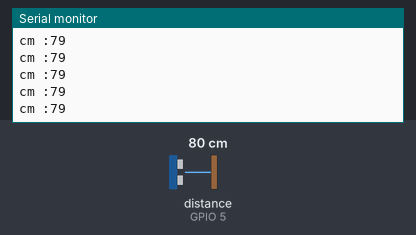
This sketch was run on a simulated ESP8266 (NodeMCU). Parts: the last lines printed to the serial monitor. Wiring (inferred from the names in the program): ultrasonic range finder: trigger GPIO 16; echo GPIO 5. The inputs (shaded band) are chosen by the test bench; at power-on: distance to the obstacle (sensor on GPIO 5) 80 cm. The echo pulse lasts 58.3 µs per cm.

Above: at 1.2 s.
1.3 s: distance to the obstacle (sensor on GPIO 5) set to 2 cm
At 1.37 s:
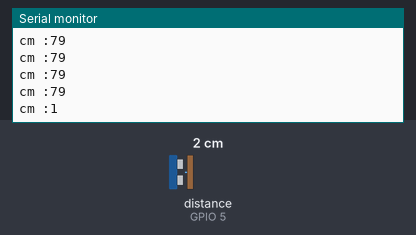
2.8 s: distance to the obstacle (sensor on GPIO 5) set to 4 cm
At 2.88 s:
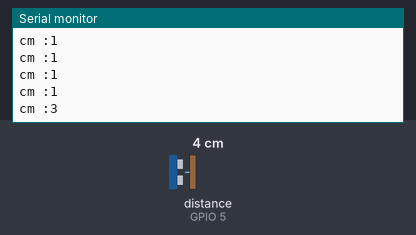
Timing chart, 0 to 5.8 s (numbered marks = the images above; inputs shaded):
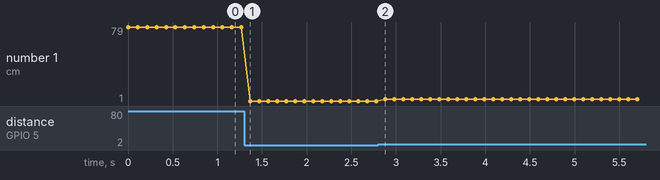

The sketch:

Ultrasonic.ino
```cpp
#include <ESP8266WiFi.h>
#define TRIG 16 //D0
#define ECHO 5 //D1
int cm;
void setup() {
  pinMode(TRIG,OUTPUT);
  pinMode(ECHO,INPUT);
  Serial.begin(9600);
}

void loop() {
  cm = readDistance();
  Serial.print("cm :");
  Serial.println(cm);
  delay(100);
}

int readDistance(void){
  digitalWrite(TRIG,0);
  delayMicroseconds(2);
  digitalWrite(TRIG,1);
  delayMicroseconds(10);
  digitalWrite(TRIG,0);
  int d = pulseIn(ECHO,HIGH);
  int s = 0.034*d/2;
  return s;
}
```

Measured:
- after the input at 1.3 s, the serial monitor: prints a new line after 0.07 s (image 1)
- after the input at 2.8 s, the serial monitor: prints a new line after 0.08 s (image 2)
- plotted number 1: 79 → 1 after the input at 1.3 s, 1 → 3 after the input at 2.8 s
